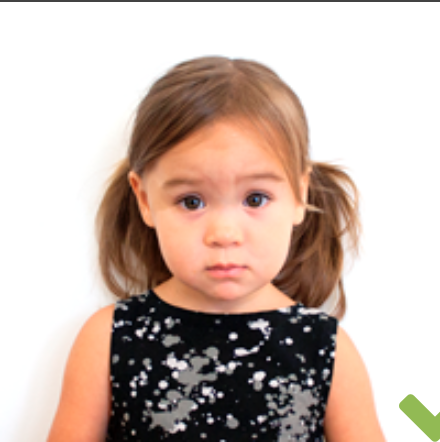
#> input picture passport-photo-ai/backend_backup_perfect_cropping_20251226_111332/training_data/1.png, 440 x 442 px, found by its file name; its folder holds 4 pictures in this run
$ python learn_from_samples.py
#> lines starting #> are read from the running program, lines starting #| are printed output that depends on the picture
"""
This script analyzes a directory of compliant passport photos to learn the
optimal geometric properties (e.g., head size, position) for cropping.

To use:
1. Create a directory named 'training_data' inside the 'backend' directory.
2. Populate 'training_data' with a diverse set of high-quality, compliant
   passport photos (e.g., 20-50 images).
3. Run this script from the 'backend' directory:
   python learn_from_samples.py

This will generate a 'learned_profile.json' file containing the statistical
average and standard deviation of key facial features. The main application
will use this file to perform more intelligent, data-driven cropping.
"""
import cv2
import numpy as np
import os
import json

class PassportPhotoAnalyzer:
    """
    A simplified version of the processor for feature extraction from samples.
    """
    def __init__(self):
        self.face_cascade = cv2.CascadeClassifier(
            cv2.data.haarcascades + 'haarcascade_frontalface_default.xml'
        )

    def analyze_image_features(self, image_path):
        """
        Analyzes a single image and extracts key geometric features of the face.
        """
#> called with image_path = 'training_data/1.png'
        img = cv2.imread(image_path)
#> img is the input picture: shape (442, 440, 3); mean B, G, R 174.6, 183.7, 201.9
        if img is None:
            print(f"Warning: Could not read image {image_path}. Skipping.")
            return None

        gray = cv2.cvtColor(img, cv2.COLOR_BGR2GRAY)
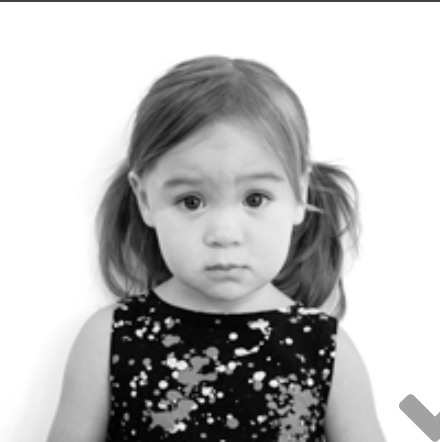
#> gray: shape (442, 440); min 0, max 255, mean 188.1
        faces = self.face_cascade.detectMultiScale(gray, 1.1, 5)
#> faces = [[130, 124, 186, 186]]

        if len(faces) != 1:
            print(f"Warning: Found {len(faces)} faces in {image_path}. Expected 1. Skipping.")
            return None

        x, y, w, h = faces[0]
#> x = 130; y = 124; w = 186; h = 186
        img_height, img_width = img.shape[:2]
#> img_height = 442; img_width = 440

        # Calculate the position of the top of the head, assuming it's roughly
        # 10-15% of the face height above the face bounding box 'y' coordinate.
        # This is an approximation to get a better "full head" height.
        head_top_y = max(0, y - (h * 0.15))
#> head_top_y = 96.1
        full_head_height = (y + h) - head_top_y
#> full_head_height = 213.9

        # Calculate key ratios
        head_height_ratio = full_head_height / img_height
#> head_height_ratio = 0.484
        face_center_x_ratio = (x + w / 2) / img_width
#> face_center_x_ratio = 0.507
        # We care more about the top of the head's position than the center of the box
        head_top_y_ratio = head_top_y / img_height
#> head_top_y_ratio = 0.217

        return {
            "head_height_ratio": head_height_ratio,
            "face_center_x_ratio": face_center_x_ratio,
            "head_top_y_ratio": head_top_y_ratio
        }

def learn_from_directory(training_path="training_data", output_file="learned_profile.json"):
    """
    Processes all images in the training directory and saves the statistical profile.
    """
    if not os.path.isdir(training_path):
        print(f"Error: Training directory '{training_path}' not found.")
        print("Please create it and populate it with sample images.")
        return

    analyzer = PassportPhotoAnalyzer()
    feature_list = []

    print(f"Analyzing images in '{training_path}'...")
    for filename in os.listdir(training_path):
        if filename.lower().endswith(('.png', '.jpg', '.jpeg')):
            image_path = os.path.join(training_path, filename)
            features = analyzer.analyze_image_features(image_path)
#> features = {'head_height_ratio': 0.484, 'face_center_x_ratio': 0.507, 'head_top_y_ratio': 0.217}
            if features:
                feature_list.append(features)
#> pass 2 of the loop in learn_from_directory, `for filename in os.listdir(training_path):`:
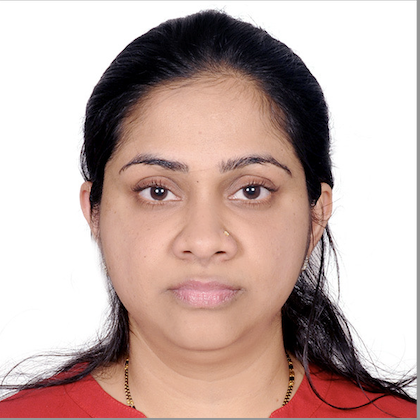
#> input picture passport-photo-ai/backend_backup_perfect_cropping_20251226_111332/training_data/10.png, 420 x 420 px, found by its file name
#> in analyze_image_features, img is the input picture: shape (420, 420, 3); mean B, G, R 166.3, 172, 195.4
#> in analyze_image_features (call 2), `gray = cv2.cvtColor(img, cv2.COLOR_BGR2GRAY)`:
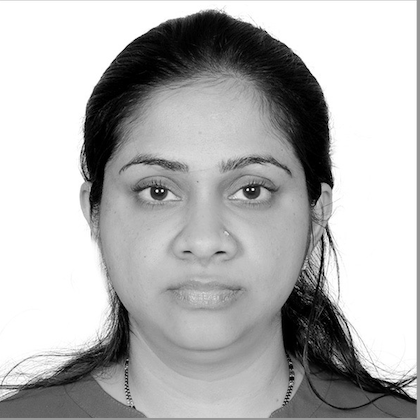
#> gray: shape (420, 420); min 0, max 255, mean 178.3
#> faces = [[81, 97, 247, 247]]
#> x = 81; y = 97; w = 247
#> head_top_y = 59.95
#> full_head_height = 284.1
#> head_height_ratio = 0.676
#> face_center_x_ratio = 0.487
#> head_top_y_ratio = 0.143
#> features = {'head_height_ratio': 0.676, 'face_center_x_ratio': 0.487, 'head_top_y_ratio': 0.143}
#> pass 3 of the loop in learn_from_directory, `for filename in os.listdir(training_path):`:
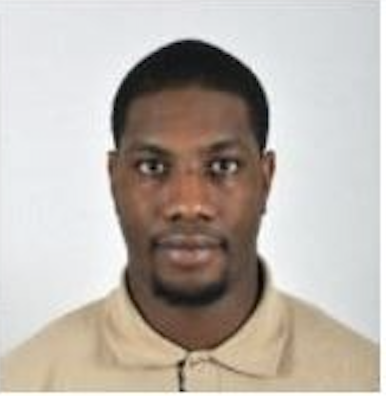
#> input picture passport-photo-ai/backend_backup_perfect_cropping_20251226_111332/training_data/11.png, 386 x 396 px, found by its file name
#> in analyze_image_features, img is the input picture: shape (396, 386, 3); mean B, G, R 171.7, 179.1, 186.9
#> in analyze_image_features (call 3), `gray = cv2.cvtColor(img, cv2.COLOR_BGR2GRAY)`:
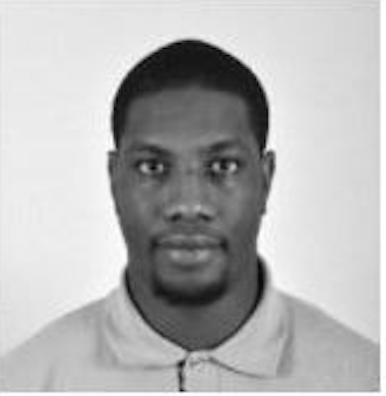
#> gray: shape (396, 386); min 0, max 255, mean 180.6
#> faces = [[96, 98, 179, 179]]
#> x = 96; y = 98; w = 179
#> head_top_y = 71.15
#> full_head_height = 205.8
#> head_height_ratio = 0.52
#> face_center_x_ratio = 0.481
#> head_top_y_ratio = 0.18
#> features = {'head_height_ratio': 0.52, 'face_center_x_ratio': 0.481, 'head_top_y_ratio': 0.18}
#> the loop made 4 passes; the first 3 are shown

    if not feature_list:
        print("No valid faces were found in any images. Cannot generate a profile.")
        return

    print(f"Successfully analyzed {len(feature_list)} images.")

    # Calculate statistics
    profile = {
        "mean": {
            "head_height_ratio": np.mean([f["head_height_ratio"] for f in feature_list]),
            "face_center_x_ratio": np.mean([f["face_center_x_ratio"] for f in feature_list]),
            "head_top_y_ratio": np.mean([f["head_top_y_ratio"] for f in feature_list]),
        },
        "std_dev": {
            "head_height_ratio": np.std([f["head_height_ratio"] for f in feature_list]),
            "face_center_x_ratio": np.std([f["face_center_x_ratio"] for f in feature_list]),
            "head_top_y_ratio": np.std([f["head_top_y_ratio"] for f in feature_list]),
        },
        "sample_size": len(feature_list)
    }

    # Save the learned profile
    with open(output_file, 'w') as f:
        json.dump(profile, f, indent=2)

    print(f"Successfully created learning profile at '{output_file}'.")
    print("\nProfile details:")
    print(json.dumps(profile, indent=2))

if __name__ == "__main__":
    learn_from_directory()
